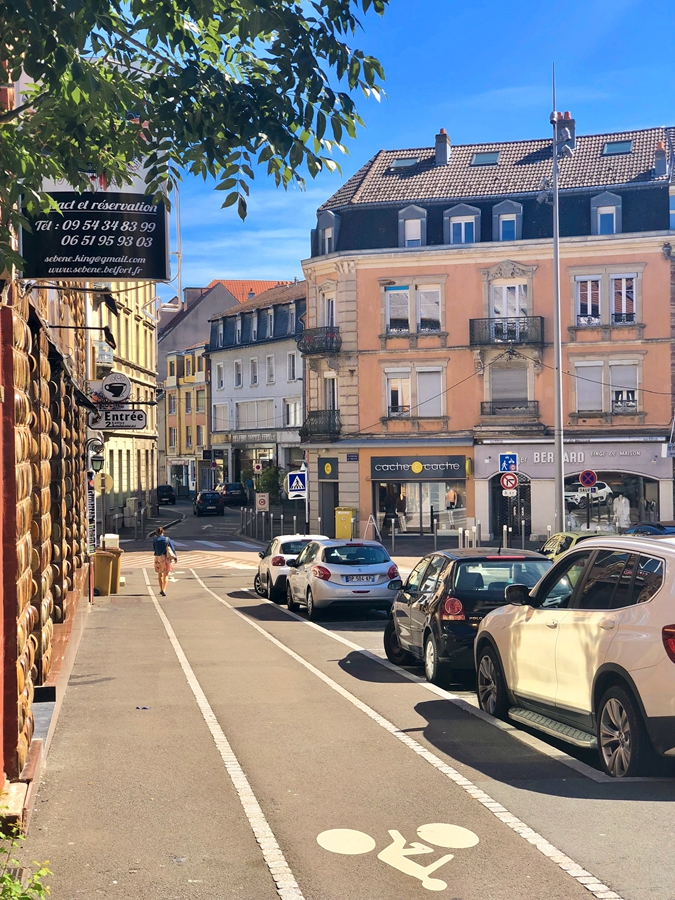
#> input picture 1.jpg, 675 x 900 px
$ jupyter execute '34 opencv 灰色直方图均衡化.ipynb'
#> lines starting #> are read from the running program, lines starting #| are printed output that depends on the picture; after the words box and inside, x2 and y2 are one past the last pixel; in counts of white or black regions, pixels touching at a corner belong together
[cell 1]
import cv2
import numpy as np
def ImageHist(image,type):
    color = (255,255,255)
    windowName = 'Gray'
    if type == 31:
        color = (255,0,0)
        windowName = 'B Hist'
    elif type == 32:
        color = (0,255,0)
        windowName = 'G Hist'
    elif type == 33:
        color = (0,0,255)
        windowName = 'R Hist'
    hist = cv2.calcHist([image],[0],None,[256],[0.0,255.0])
    #统计直方图 1：数据 2：计算通道，灰度0 3：蒙版 4：分成多少分 5：0-255像素的便利
    minV,maxV,minL,maxL = cv2.minMaxLoc(hist)#获取最大最小值以及下标
    histImg = np.zeros([256,256,3],np.uint8)
    for h in range(256):
        intenNormal = int(hist[h]*256/maxV)#归一化
        cv2.line(histImg,(h,256),(h,256-intenNormal),color)
    cv2.imshow(windowName,histImg)
    return histImg
img = cv2.imread('1.jpg',1)
#> img is the input picture: shape (900, 675, 3); mean B, G, R 130, 129.9, 131.7
gray = cv2.cvtColor(img,cv2.COLOR_BGR2GRAY)
cv2.imshow('src',gray)
dst = cv2.equalizeHist(gray)#均衡化灰度
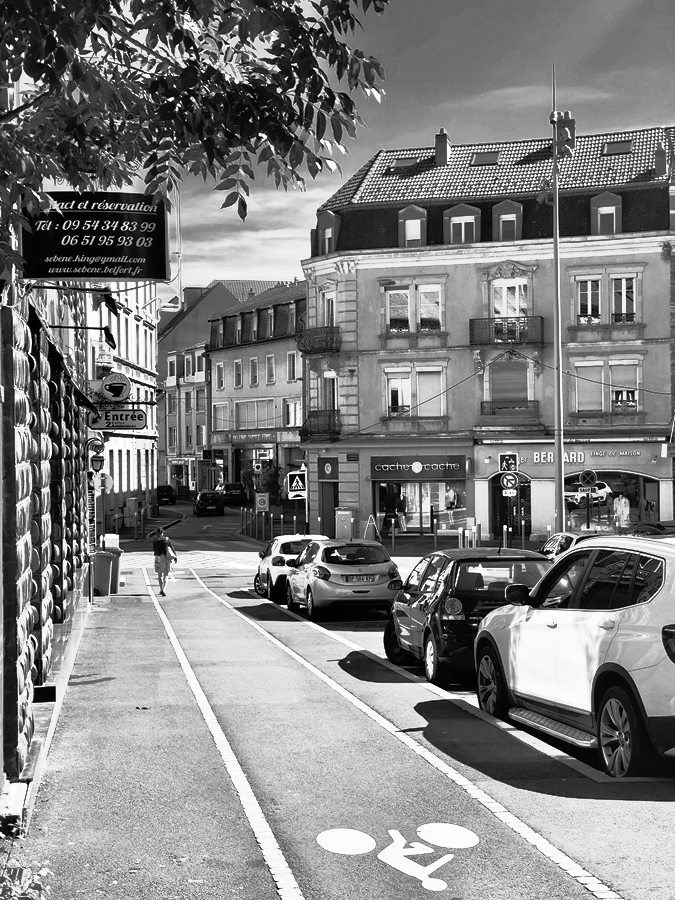
#> dst: shape (900, 675); min 0, max 255, mean 128.3
cv2.imshow('dst',dst)
ImageHist(img,0)
#> in ImageHist, `hist = cv2.calcHist([image],[0],None,[256],[0.0,255.0])`: hist = 256 values, max 15689 at index 254, min 0 at index 255, mean 2251.4
#> in ImageHist, `minV,maxV,minL,maxL = cv2.minMaxLoc(hist)#获取最大最小值以及下标`: minV = 0; maxV = 15689; minL = (0, 255); maxL = (0, 254)
#> the loop in ImageHist, `for h in range(256):` made 256 passes
#> intenNormal on passes 1 to 3: 8, 1, 1
#> after the loop in ImageHist, `for h in range(256):`:
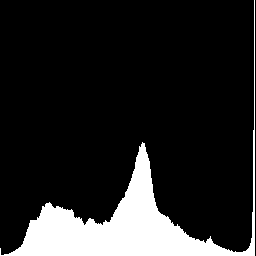
#> histImg: shape (256, 256, 3); 14.2% white; 1 white region, box (x1, y1, x2, y2) and area: (0, 0, 255, 256) 9281
ImageHist(dst,0)
#> call 2 of ImageHist, with type = 0
#> in ImageHist (call 2), `hist = cv2.calcHist([image],[0],None,[256],[0.0,255.0])`: hist = 256 values, max 6943 at index 194, min 0 at index 19, mean 2366.4
#> in ImageHist (call 2), `minV,maxV,minL,maxL = cv2.minMaxLoc(hist)#获取最大最小值以及下标`: maxV = 6943; minL = (0, 19); maxL = (0, 194)
#> the loop in ImageHist (call 2), `for h in range(256):` made 256 passes
#> intenNormal on passes 1 to 3: 44, 69, 79
#> after the loop in ImageHist (call 2), `for h in range(256):`:
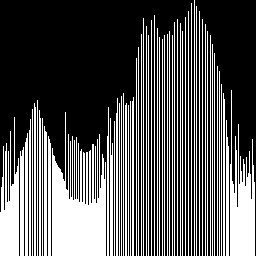
#> histImg: shape (256, 256, 3); 33.9% white; 60 white regions, largest, box (x1, y1, x2, y2) and area: (52, 112, 106, 256) 4802, (230, 90, 255, 256) 2252, (0, 117, 19, 256) 1612
cv2.waitKey(0)
#> Out = 27

[cell 2]
import cv2
import numpy as np
def ImageHist(image,type):
    color = (255,255,255)
    windowName = 'Gray'
    if type == 31:
        color = (255,0,0)
        windowName = 'B Hist'
    elif type == 32:
        color = (0,255,0)
        windowName = 'G Hist'
    elif type == 33:
        color = (0,0,255)
        windowName = 'R Hist'
    hist = cv2.calcHist([image],[0],None,[256],[0.0,255.0])
    #统计直方图 1：数据 2：计算通道，灰度0 3：蒙版 4：分成多少分 5：0-255像素的便利
    minV,maxV,minL,maxL = cv2.minMaxLoc(hist)#获取最大最小值以及下标
    histImg = np.zeros([256,256,3],np.uint8)
    for h in range(256):
        intenNormal = int(hist[h]*256/maxV)#归一化
        cv2.line(histImg,(h,256),(h,256-intenNormal),color)
    cv2.imshow(windowName,histImg)
    return histImg
img = cv2.imread('1.jpg',1)
gray = cv2.cvtColor(img,cv2.COLOR_BGR2GRAY)
cv2.imshow('src',img)
b,g,r = cv2.split(img)
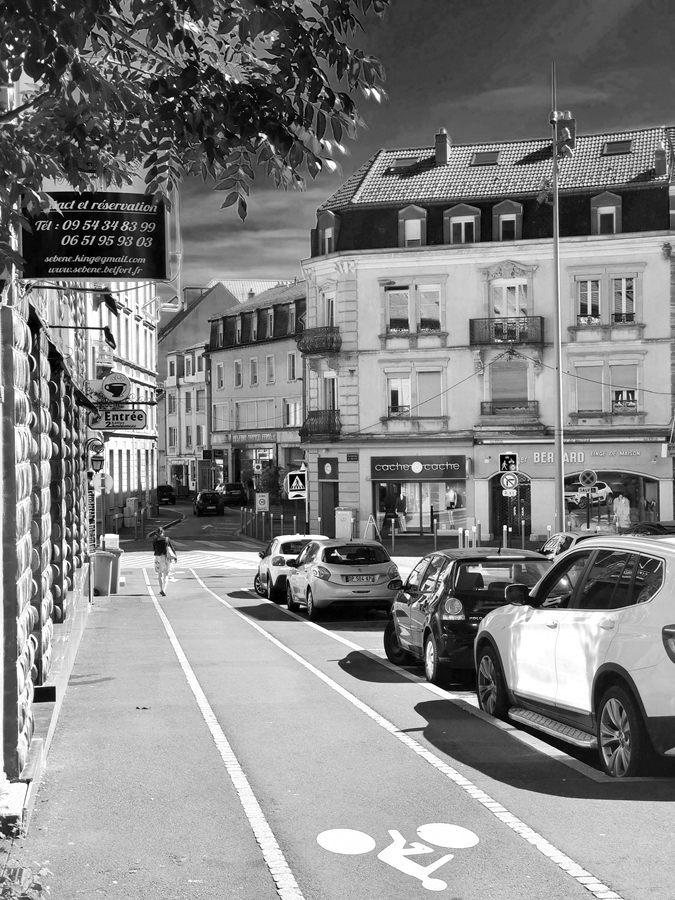
#> r: shape (900, 675); min 0, max 255, mean 131.7
bH = cv2.equalizeHist(b)
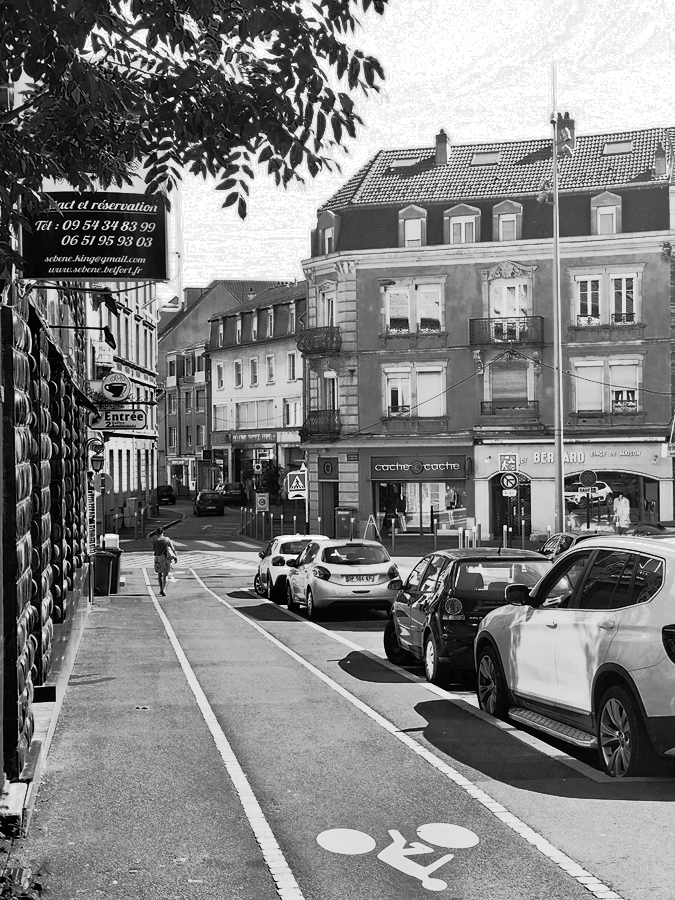
#> bH: shape (900, 675); min 0, max 255, mean 128.4
gH = cv2.equalizeHist(g)
rH = cv2.equalizeHist(r)
result = cv2.merge((bH,gH,rH))#通道合成
cv2.imshow('dst',result)
gray_result = cv2.cvtColor(result,cv2.COLOR_BGR2GRAY)
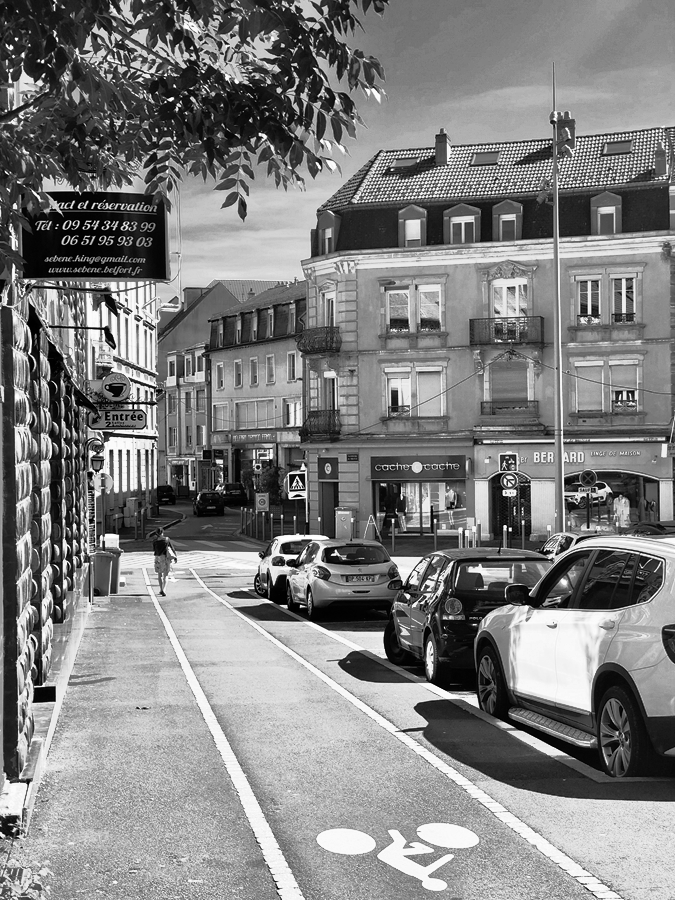
#> gray_result: shape (900, 675); min 0, max 255, mean 128.2
channels = cv2.split(result)#rgb分解为r,g,b
for i in range(0,3):
    ImageHist(channels[i],31+i)
#> this loop made 3 passes
#> pass 1, in ImageHist, `cv2.imshow(windowName,histImg)`:
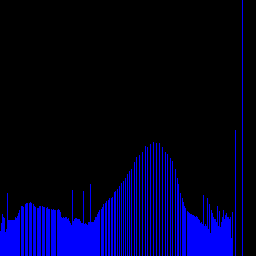
#> window 'B Hist': shape (256, 256, 3); mean B, G, R 36.3, 0, 0
ImageHist(gray_result,0)
#> call 4 of ImageHist, with type = 0
#> in ImageHist (call 4), `hist = cv2.calcHist([image],[0],None,[256],[0.0,255.0])`: hist = 256 values, max 4276 at index 204, min 0 at index 255, mean 2372.7
#> in ImageHist (call 4), `minV,maxV,minL,maxL = cv2.minMaxLoc(hist)#获取最大最小值以及下标`: maxV = 4276; minL = (0, 255); maxL = (0, 204)
#> the loop in ImageHist (call 4), `for h in range(256):` made 256 passes
#> intenNormal on passes 1 to 3: 49, 73, 102
#> after the loop in ImageHist (call 4), `for h in range(256):`:
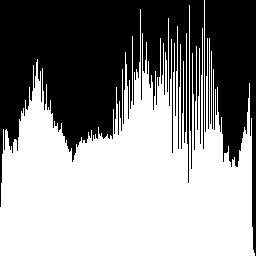
#> histImg: shape (256, 256, 3); 55.3% white; 2 black regions, box (x1, y1, x2, y2) and area: (0, 0, 204, 207) 22285, (205, 0, 256, 256) 7011
channels = cv2.split(img)#rgb分解为r,g,b
for i in range(0,3):
    ImageHist(channels[i],31+i)
#> this loop made 3 passes
#> pass 1, in ImageHist (call 5), `cv2.imshow(windowName,histImg)`:
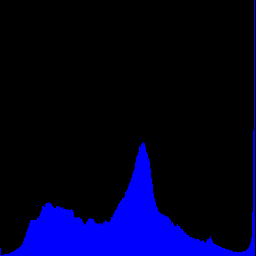
#> window 'B Hist': shape (256, 256, 3); mean B, G, R 36.1, 0, 0
ImageHist(gray,0)
#> in ImageHist (call 8), `hist = cv2.calcHist([image],[0],None,[256],[0.0,255.0])`: hist = 256 values, max 6943 at index 174, min 0 at index 255, mean 2372.5
#> in ImageHist (call 8), `minV,maxV,minL,maxL = cv2.minMaxLoc(hist)#获取最大最小值以及下标`: maxV = 6943; maxL = (0, 174)
#> the loop in ImageHist (call 8), `for h in range(256):` made 256 passes
#> intenNormal on passes 1 to 3: 0, 4, 5
#> after the loop in ImageHist (call 8), `for h in range(256):`:
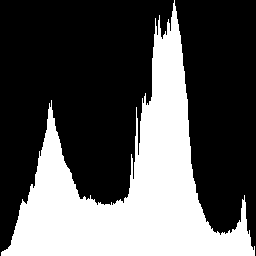
#> histImg: shape (256, 256, 3); 34% white; 1 white region, box (x1, y1, x2, y2) and area: (1, 0, 255, 256) 22260
cv2.waitKey(0)
#> Out = 27
